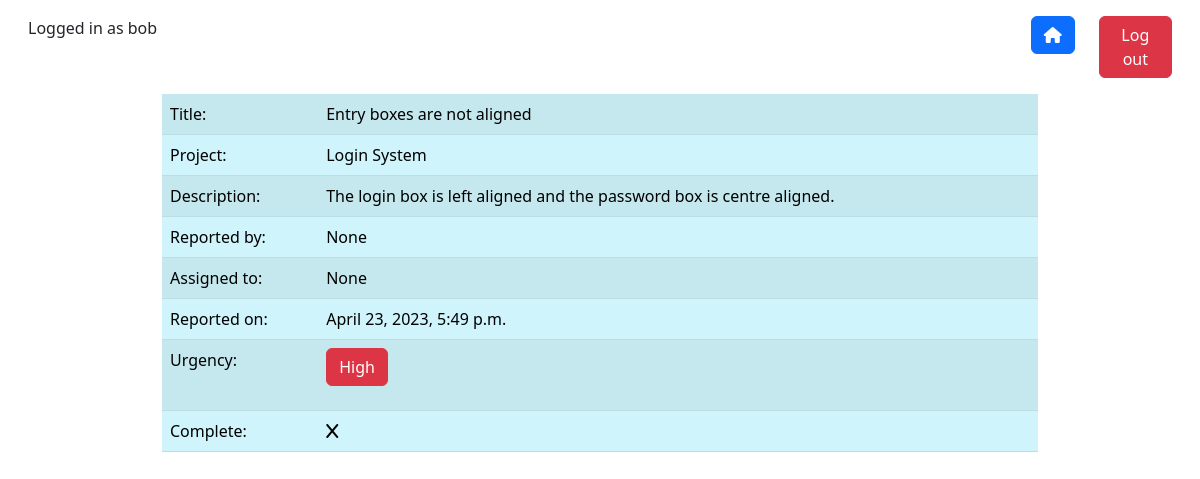
Page /project/2/bug/2/view (signed in) on the committed database.
### tracker_app/models.py (models this page shows, shortened)
class BugItem(models.Model):
    title = models.CharField(max_length=100)
    reporter = models.ForeignKey(User, on_delete=models.CASCADE, null=True, blank=True, related_name="reporter")
    assignee = models.ForeignKey(User, on_delete=models.CASCADE, null=True, blank=True, related_name="assignee")
    description = models.TextField(null=True, blank=True)
    created_date = models.DateTimeField(auto_now_add=True)
    urgency = models.CharField(max_length= 10, default="LOW", choices=PRIORITY_CHOICES)
    project = models.ForeignKey(ProjectList, on_delete=models.CASCADE)
    completed = models.BooleanField(default=False)

class ProjectList(models.Model):
    title = models.CharField(max_length=100)
    user = models.ForeignKey(User, on_delete=models.CASCADE, null=True, blank=True)
    def __str__(self):
        return self.title

### tracker_app/views.py (the view)
class BugDetailView(LoginRequiredMixin, DetailView):
    model = BugItem
    template_name = "tracker_app/bug_view.html"
    def get_context_data(self, **kwargs):
        context = super().get_context_data()
        return context

### tracker_app/templates/tracker_app/bug_view.html
{% extends "base.html" %}
{% block content %}
   <div class="container w-75 vertical-center">
        <table class="table table-striped table-info table-hover">
            <tr>
                <td>Title:</td>
                <td>{{object.title}}</td>
            </tr>
            <tr>
                <td>Project:</td>
                <td>{{object.project}}</td>
            </tr>
            <tr>
                <td>Description:</td>
                <td>{{object.description}}</td>
            </tr>
            <tr>
                <td>Reported by:</td>
                <td>{{object.reporter}}</td>
            </tr>
            <tr>
                <td>Assigned to:</td>
                <td>{{object.assignee}}</td>
            </tr>
            <tr>
                <td>Reported on:</td>
                <td>{{object.created_date}}</td>
            </tr>
            <tr>
                <td>Urgency:</td>
                <td>
                    {% if object.urgency == "HI" %}
                        <p
                            type="button"
                            class="btn btn-danger">
                            High
                        </p>
                    {% elif object.urgency == "MED" %}
                        <p
                            type="button"
                            class="btn btn-warning">
                            Medium
                        </p>
                    {% elif object.urgency == "LOW" %}
                        <p
                            type="button"
                            class="btn btn-success">
                            Low
                        </p>
                    {% endif %}</td>
            </tr>
            <tr>
                <td>Complete:</td>
                <td>
                    {% if not bug.completed %}
                        <i class="fa-solid fa-x"></i>
                    {% else %}
                        <i class="fa-solid fa-check"></i>
                    {% endif %}
                </td>
            </tr>
        </table>
   </div>
{% endblock %}

### tracker_app/templates/base.html (shortened to what this page needs)
<!doctype html>
<html lang="en">
<head>
    <link href="https://cdn.jsdelivr.net/npm/bootstrap@5.3.0-alpha1/dist/css/bootstrap.min.css" rel="stylesheet">
</head>
<body>
    <div class="row m-3">
        <div class="col-lg-10">
            <p>Logged in as
                {% if request.user.is_authenticated %}
                    {{request.user}}
                {% endif %}
            </p>
        </div>
        <div class="col-lg-1" align="right">
            <a type="button"
               class ="btn btn-primary"
               href='{% url "index" %}'>
                <i class="fa-solid fa-house"></i>
            </a>
        </div>
        <div class="col-lg-1" align="right">
            <a type="button"
               class ="btn btn-danger"
               href='{% url "logout" %}'>
                Log out
            </a>
        </div>
    </div>
    <div>
        {% block content %}{% endblock %}
    </div>
</body>
</html>

### rows in the picture
BugItem: title "Entry boxes are not aligned", project "Login System", description "The login box is left aligned and the password box is centre aligned.", reporter "None", assignee "None", created_date "April 23, 2023, 5:49 p.m."

### other values in the picture
{{ request.user }} "bob"
